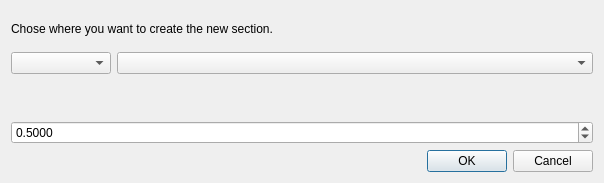
<?xml version="1.0" encoding="UTF-8"?>
<ui version="4.0">
 <class>NewConnectedElementDialog</class>
 <widget class="QDialog" name="NewConnectedElementDialog">
  <property name="geometry">
   <rect>
    <x>0</x>
    <y>0</y>
    <width>604</width>
    <height>183</height>
   </rect>
  </property>
  <property name="windowTitle">
   <string>Dialog</string>
  </property>
  <layout class="QVBoxLayout" name="verticalLayout">
   <item>
    <widget class="QLabel" name="label">
     <property name="text">
      <string>Chose where you want to create the new section. </string>
     </property>
    </widget>
   </item>
   <item>
    <layout class="QHBoxLayout" name="horizontalLayout">
     <item>
      <widget class="QComboBox" name="comboBoxWhere">
       <property name="minimumSize">
        <size>
         <width>100</width>
         <height>0</height>
        </size>
       </property>
       <property name="maximumSize">
        <size>
         <width>100</width>
         <height>16777215</height>
        </size>
       </property>
      </widget>
     </item>
     <item>
      <widget class="QComboBox" name="comboBoxStartUID"/>
     </item>
    </layout>
   </item>
   <item>
    <widget class="QLabel" name="eta_label">
     <property name="sizePolicy">
      <sizepolicy hsizetype="Preferred" vsizetype="Preferred">
       <horstretch>0</horstretch>
       <verstretch>0</verstretch>
      </sizepolicy>
     </property>
    </widget>
   </item>
   <item>
    <widget class="QDoubleSpinBox" name="eta_spinbox">
     <property name="decimals">
      <number>4</number>
     </property>
     <property name="minimum">
      <double>0.000100000000000</double>
     </property>
     <property name="maximum">
      <double>0.999900000000000</double>
     </property>
     <property name="singleStep">
      <double>0.010000000000000</double>
     </property>
     <property name="value">
      <double>0.500000000000000</double>
     </property>
    </widget>
   </item>
   <item>
    <widget class="QDialogButtonBox" name="buttonBox">
     <property name="orientation">
      <enum>Qt::Horizontal</enum>
     </property>
     <property name="standardButtons">
      <set>QDialogButtonBox::Cancel|QDialogButtonBox::Ok</set>
     </property>
    </widget>
   </item>
  </layout>
 </widget>
 <resources/>
 <connections>
  <connection>
   <sender>buttonBox</sender>
   <signal>accepted()</signal>
   <receiver>NewConnectedElementDialog</receiver>
   <slot>accept()</slot>
   <hints>
    <hint type="sourcelabel">
     <x>248</x>
     <y>254</y>
    </hint>
    <hint type="destinationlabel">
     <x>157</x>
     <y>274</y>
    </hint>
   </hints>
  </connection>
  <connection>
   <sender>buttonBox</sender>
   <signal>rejected()</signal>
   <receiver>NewConnectedElementDialog</receiver>
   <slot>reject()</slot>
   <hints>
    <hint type="sourcelabel">
     <x>316</x>
     <y>260</y>
    </hint>
    <hint type="destinationlabel">
     <x>286</x>
     <y>274</y>
    </hint>
   </hints>
  </connection>
 </connections>
</ui>
